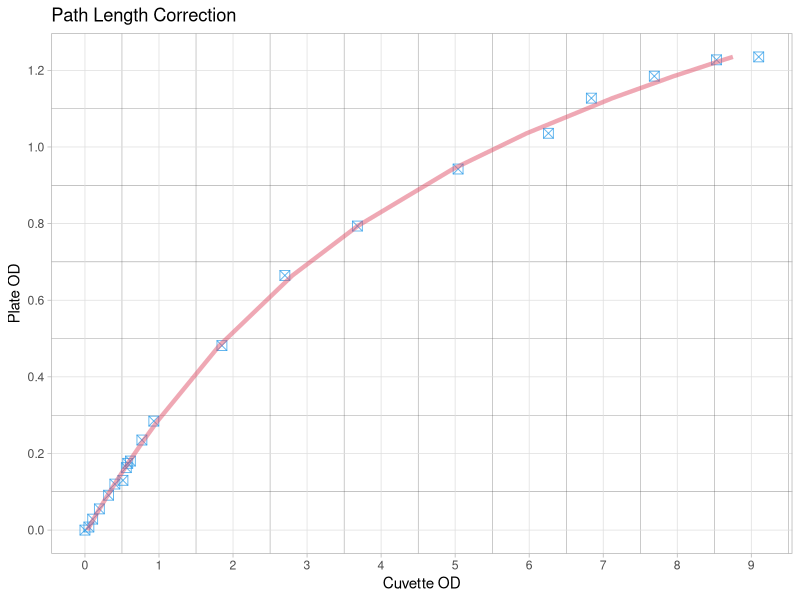

Generate this figure with R: (Note: this script raises an error after producing the figure.)
##### PATH LENGTH CORRECTION EXPLORATION
##### Author  : Saurin Parikh (dr.saurin.parikh@gmail.com)
##### Date    : 05/23/2019

##### INITIALIZATION
#install.packages("readxl")
library(readxl)
library(ggplot2)

dd <- read_excel("rawData/pathlengthdata.xlsx",col_types = "numeric")
colnames(dd) <- c('ul80','ul100','ul125','ul150','C')

fit <- lm(C~ul125+I(ul125^2)+I(ul125^3)+I(ul125^4), data=dd)
pC <- predict(fit)

ggplot(dd, aes(x=C,y=ul125)) + 
  geom_point(na.rm = TRUE,alpha=0.7,col=4,size=3,shape=7) +
  geom_line(aes(x=pC, y=ul125),alpha=0.5,col=2,size=1.5) +
  labs(title="Path Length Correction",
       x ="Cuvette OD", y = "Plate OD") +
  theme_light() + 
  theme(panel.grid.minor = element_line(colour="grey30", size=0.1)) +
  scale_y_continuous(breaks = seq(0,10,0.2), minor_breaks = seq(0,10,0.1)) +
  scale_x_continuous(breaks = seq(0,10,1), minor_breaks = seq(0,10,0.5))

summary(fit)$r.squared
summary(fit)$adj.r.squared
save(fit, file = 'plc_models/plcor125.rda')

##### CHECKING STARTING ODs
invfit <- lm(ul125~C+I(C^2)+I(C^3)+I(C^4), data=dd)

temp <- data.frame(C = c(0.25,0.125,0.0625,0.03125))
cstart <- predict(invfit, temp)
cstart

##### OLD DATA
dd0 <- read_excel("rawData/pathlengthdata_old.xlsx",col_types = "numeric")
colnames(dd0) <- c('ul150','ul125','ul100','ul80','C')

fit0 <- lm(C~ul125+I(ul125^2)+I(ul125^3)+I(ul125^4), data=dd0)
pC0 <- predict(fit0)

ggplot(dd0, aes(x=C,y=ul125)) + 
  geom_point(na.rm = TRUE,alpha=0.7,col=4,size=3,shape=7) +
  geom_line(aes(x=pC0, y=ul125),alpha=0.5,col=2,size=1.5) +
  labs(title="Path Length Correction (Old Data)",
       x ="Cuvette OD", y = "Plate OD") +
  theme_light() + 
  theme(panel.grid.minor = element_line(colour="grey30", size=0.1)) +
  scale_y_continuous(breaks = seq(0,10,0.2), minor_breaks = seq(0,10,0.1)) +
  scale_x_continuous(breaks = seq(0,10,1), minor_breaks = seq(0,10,0.5))

summary(fit0)$r.squared
summary(fit0)$adj.r.squared
save(fit0, file = 'plc_models/plcor125_old.rda')

invfit0 <- lm(ul125~C+I(C^2)+I(C^3)+I(C^4), data=dd0)

temp0 <- data.frame(C = c(0.25,0.125,0.0625,0.03125))
cstart0 <- predict(invfit0, temp0)
cstart0

##### PLOTTING BOTH

ggplot() + 
  geom_line(data=dd0,aes(x=ul125,y=pC0,col='Old Fit'),alpha=1,size=1.5) +
  geom_point(data=dd0,aes(x=ul125,y=C,col='Old Data'),na.rm = TRUE,alpha=1,size=4,shape=20) +
  geom_line(data=dd,aes(x=ul125,y=pC,col='New Fit'),alpha=1,size=1.5) +
  geom_point(data=dd,aes(x=ul125,y=C,col='New Data'),na.rm=TRUE,alpha=1,size=3,shape=7) +
  scale_color_manual(name="Legend", 
                     labels = c("New Data", 
                                "New Fit", 
                                "Old Data", 
                                "Old Fit"), 
                     values = c("blue",
                                "red", 
                                "darkgreen", 
                                "orange")) +
  labs(title="Path Length Correction (125 ul)",
       x ="Plate OD", y = "Cuvette OD") +
  guides(col = guide_legend()) +
  theme_linedraw() + 
  theme(panel.grid.minor = element_line(colour="grey30", size=0.1)) +
  theme(legend.position = "right") +
  scale_x_continuous(breaks = seq(0,10,0.2), minor_breaks = seq(0,10,0.1)) +
  scale_y_continuous(breaks = seq(0,10,1), minor_breaks = seq(0,10,0.5))
  
  
  
  
  
